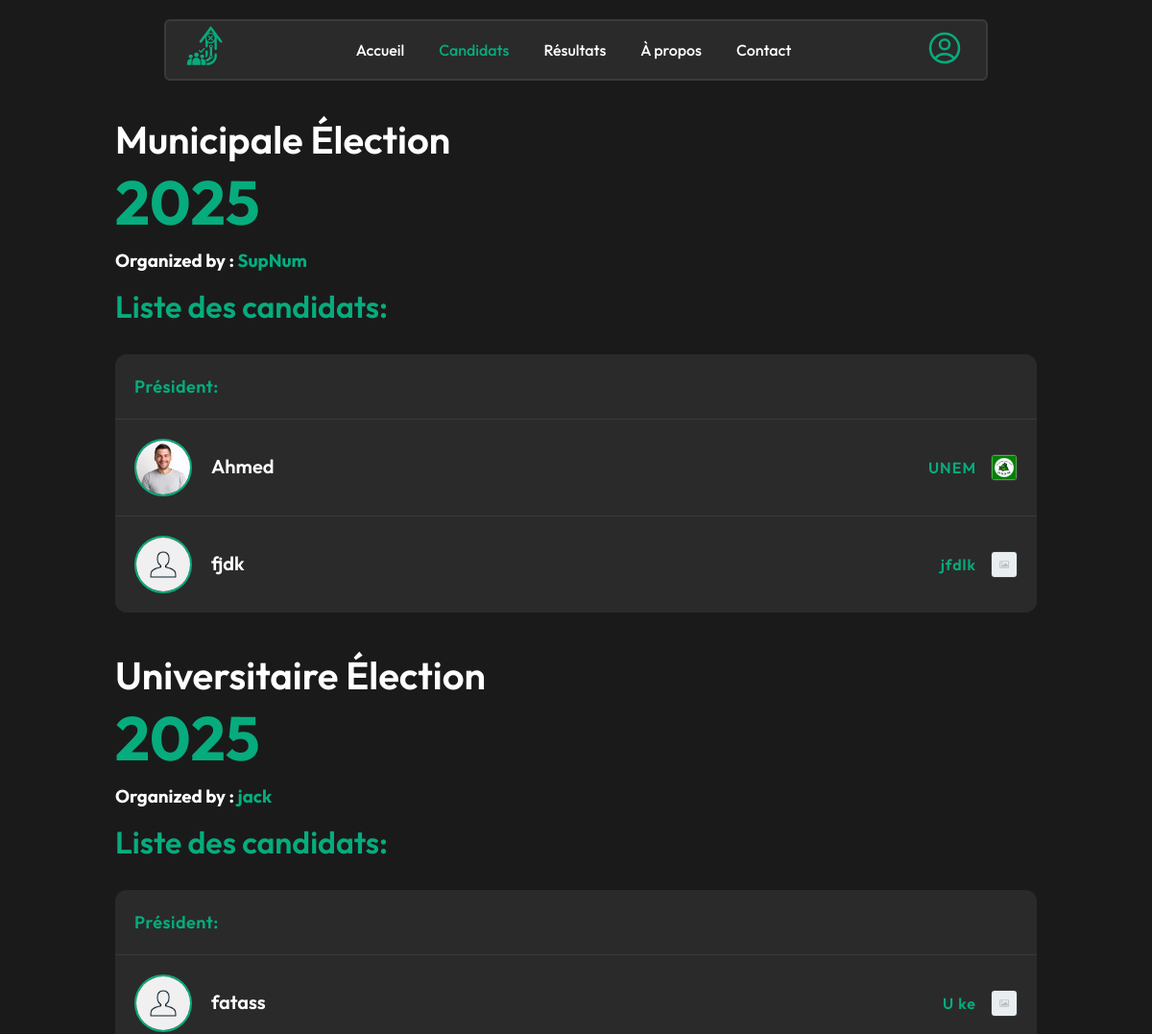
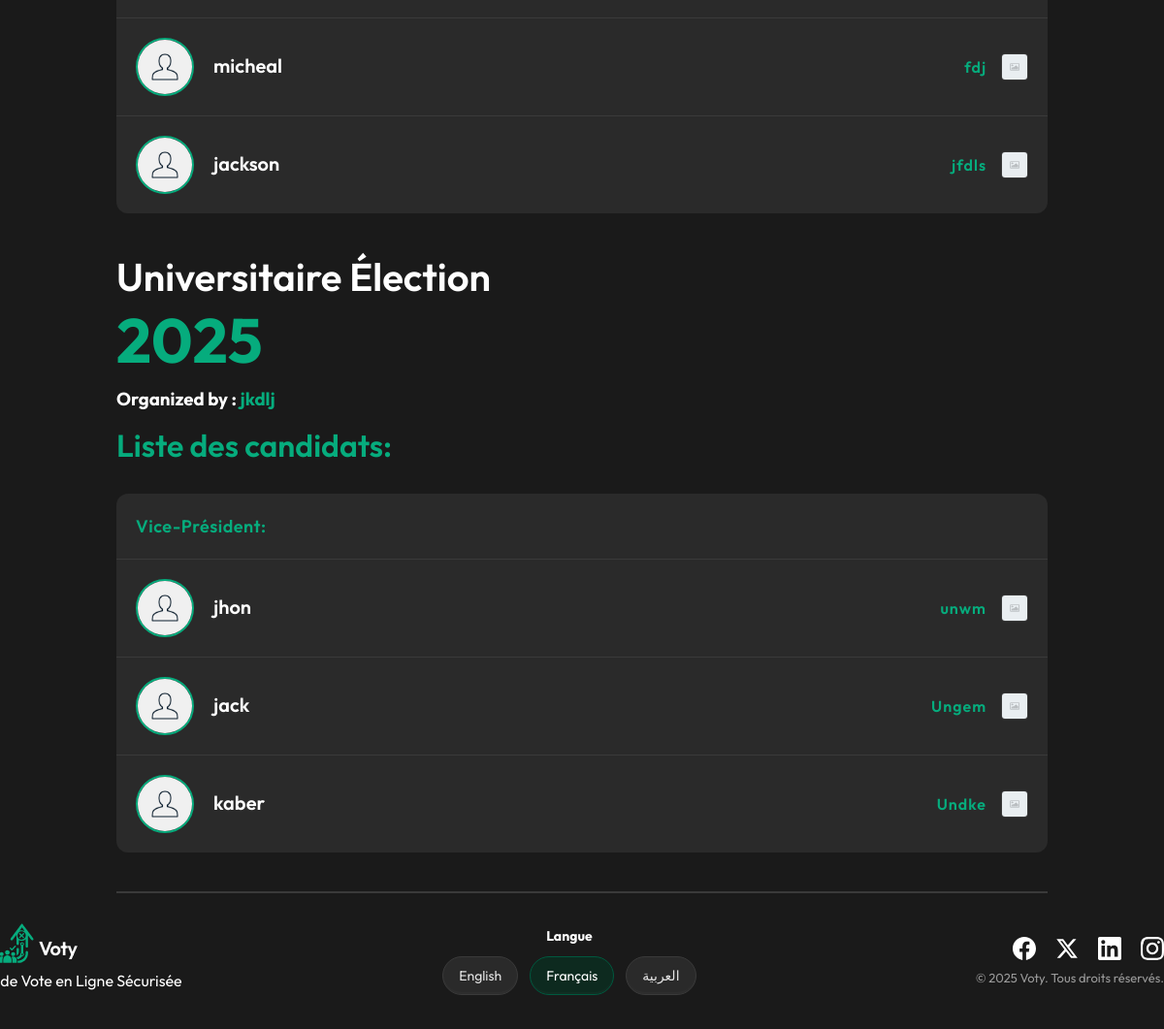
The app's page /candidates.php (signed in) with its own data (2 pictures, top to bottom).
### tables this page shows
CREATE TABLE `election` (
  `id` int NOT NULL,
  `en_organizer` varchar(255) NOT NULL,
  `fr_organizer` varchar(255) NOT NULL,
  `ar_organizer` varchar(255) NOT NULL,
  `election_type` varchar(100) DEFAULT NULL,
  `year` year NOT NULL,
  `start_date` date DEFAULT NULL,
  `end_date` date DEFAULT NULL,
  `results` enum('publish','nopublish') NOT NULL DEFAULT 'nopublish',
  `status` tinyint(1) NOT NULL DEFAULT '1',
  `created_by` int DEFAULT NULL,
  `created_at` timestamp NULL DEFAULT CURRENT_TIMESTAMP
);

CREATE TABLE `position` (
  `id` int NOT NULL,
  `fr_name` varchar(255) NOT NULL,
  `en_name` varchar(255) NOT NULL,
  `ar_name` varchar(255) NOT NULL,
  `status` tinyint(1) NOT NULL DEFAULT '1',
  `id_election` int DEFAULT NULL,
  `created_by` int DEFAULT NULL,
  `created_at` timestamp NULL DEFAULT CURRENT_TIMESTAMP
);

CREATE TABLE `candidates` (
  `id` int NOT NULL,
  `name` varchar(255) NOT NULL,
  `ar_name` varchar(255) NOT NULL,
  `photo_path` varchar(512) DEFAULT NULL,
  `fr_description` text NOT NULL,
  `en_description` text NOT NULL,
  `ar_description` text NOT NULL,
  `nominated_at` date DEFAULT NULL,
  `Supporting_party` varchar(255) NOT NULL,
  `path_supporting_party_logo` varchar(520) NOT NULL,
  `id_position` int DEFAULT NULL,
  `created_by` int DEFAULT NULL,
  `created_at` timestamp NULL DEFAULT CURRENT_TIMESTAMP
);

### core/lang.php (called while the page is built, shortened)
<?php
$current_lang = $_SESSION['lang'];
$translations = [];
$lang_file = __DIR__ . "/../lang/{$current_lang}.php";
if (file_exists($lang_file)) {
    $translations = include $lang_file;
} else {
    $translations = include __DIR__ . '/../lang/fr.php';
}
function t($key, $fallback = null)
{
    global $translations;
    $key_lower = strtolower($key);
    foreach ($translations as $k => $v) {
        if (strtolower($k) === $key_lower) {
            return $v;
        }
    }
    return $fallback ?? $key;
}
function lang_dir()
{
    global $current_lang;
    return $current_lang === 'ar' ? 'rtl' : 'ltr';
}
function current_lang()
{
    global $current_lang;
    return $current_lang;
}

### candidates.php (the view, shortened to what this page needs)
<?php
require_once 'core/lang.php';
require_once 'core/config.php';
include 'includes/header.php';
?>
<?php
    $stmtEle = $pdo->prepare("
        SELECT DISTINCT e.* FROM election e
        INNER JOIN position p ON e.id = p.id_election
        INNER JOIN candidates c ON p.id = c.id_position
        WHERE e.status = 1
        GROUP BY e.id
        HAVING COUNT(DISTINCT c.id) > 0
        ORDER BY e.id
    ");
    $stmtEle->execute();
    $elections = $stmtEle->fetchAll();
?>
<div class="candidates-container">
    <?php if (count($elections) > 0): ?>
        <?php foreach($elections as $election): ?>
            <div class="header">
                <?php
                    $electionType = $election['election_type'] ?? 'other';
                    $electionTypeLabel = t($electionType, ucfirst($electionType));
                    $electionLabel = t('election', 'Election');
                ?>
                <span class="title"><?= $electionTypeLabel . ' ' . $electionLabel; ?></span>
                <h2 class="year"><?= $election['year']; ?></h2>
                <h3 class="organizer">Organized by :  <span class="green"><?= $election[$current_lang.'_organizer']; ?></span></h3>
                <h1><?php echo t('list_of_candidates', 'List of candidates:'); ?><span>:</span></h1>
            </div>
            <?php
            $stmtPos = $pdo->prepare("SELECT * FROM position WHERE status = 1 AND id_election = ? ORDER BY id");
            $stmtPos->execute([$election['id']]);
            $positions = $stmtPos->fetchAll();
            $stmtCand = $pdo->prepare("SELECT * FROM candidates WHERE id_position IS NOT NULL ORDER BY id_position, id");
            $stmtCand->execute();
            $candidates = $stmtCand->fetchAll();
            $byPos = [];
            foreach ($candidates as $c) {
                $pid = $c['id_position'];
                if (!isset($byPos[$pid])) $byPos[$pid] = [];
                $byPos[$pid][] = $c;
            }
            foreach ($positions as $pos) {
                $pid = $pos['id'];
                $posName = $pos[$current_lang.'_name'];
                ?>
                <div class="candidates-list">
                    <div class="position-header"><?php echo htmlspecialchars($posName); ?><span>:</span></div>
                    <?php foreach ($byPos[$pid] as $cand) {
                        $photo = $cand['photo_path'] ?: 'assets/images/candidates/profile/candidate-placeholder.png';
                        $logo = $cand['path_supporting_party_logo'] ?: 'assets/images/candidates/party/party-placeholder.jpg';
                        $party = $cand['Supporting_party'];
                        $lang = current_lang();
                        if ($lang === 'ar') {
                            $name = $cand['ar_name'] ?: $cand['name'];
                            $bio = $cand['ar_description'] ?: $cand['en_description'];
                        } elseif ($lang === 'fr') {
                            $name = $cand['name'];
                        } else {
                            $name = $cand['name'];
                            $bio = $cand['en_description'];
                        }
                    ?>
                    <div class="candidate-card" onclick="toggleCandidate(this)">
                        <div class="candidate-header">
                            <img src="<?php echo htmlspecialchars($photo); ?>" alt="<?php echo htmlspecialchars($name); ?>" class="candidate-photo">
                            <div class="candidate-info">
                                <div class="candidate-name"><?php echo htmlspecialchars($name); ?></div>
                            </div>
                            <div class="candidate-meta">
                                <div class="organization"><?php echo htmlspecialchars($party); ?></div>
                                <img src="<?php echo htmlspecialchars($logo); ?>" alt="<?php echo htmlspecialchars($party); ?>" class="party-logo" style="width:28px;height:28px;object-fit:contain;border-radius:4px;border:1px solid #3a3a3a;" />
                            </div>
                        </div>
                    </div>
                    <?php } ?>
                </div>
                <?php
            }
            ?>
        <?php endforeach; ?>
    <?php else: ?>
        <span class="any-election"><?php echo t('any_position', 'Sécurité et transparence dans votre vote...') ?></span>
    <?php endif; ?>
</div>
<?php include 'includes/footer.php'; ?>

### includes/header.php (shortened to what this page needs)
<?php
require_once 'core/lang.php'; ?>
<!DOCTYPE html>
<html lang="<?php echo current_lang(); ?>" dir="<?php echo lang_dir(); ?>">
<head>
  <link rel="stylesheet" href="assets/css/global.css" />
  <link rel="stylesheet" href="assets/css/utilities/animations.css" />
  <link rel="stylesheet" href="assets/css/utilities/spinner.css" />
  <link rel="stylesheet" href="assets/css/layout/header.css" />
  <link rel="stylesheet" href="assets/css/pages/index.css" />
  <link rel="stylesheet" href="assets/css/pages/profile.css" />
  <link rel="stylesheet" href="assets/css/pages/candidates.css" />
  <link rel="stylesheet" href="assets/css/pages/results.css" />
  <link rel="stylesheet" href="assets/css/pages/about.css" />
  <link rel="stylesheet" href="assets/css/pages/contact.css" />
  <link rel="stylesheet" href="assets/css/layout/footer.css" />
</head>
<body class="page-fade-in">
  <header class="app-header" role="banner">
    <div class="brand">
      <a href="./"><img src="assets/images/voty.svg" alt="Voty" class="brand-icon" /></a>
    </div>
    <nav class="primary-nav" aria-label="Primary">
      <ul class="nav-list">
        <li><a href="./" class="<?php echo (basename($_SERVER['PHP_SELF']) == 'index.php') ? 'active' : ''; ?>"><?php echo t('home', 'Accueil'); ?></a></li>
        <li><a href="candidates.php" class="<?php echo (basename($_SERVER['PHP_SELF']) == 'candidates.php') ? 'active' : ''; ?>"><?php echo t('candidates', 'Candidats'); ?></a></li>
        <li><a href="results.php" class="<?php echo (basename($_SERVER['PHP_SELF']) == 'results.php') ? 'active' : ''; ?>"><?php echo t('results', 'Résultats'); ?></a></li>
        <li><a href="about.php" class="<?php echo (basename($_SERVER['PHP_SELF']) == 'about.php') ? 'active' : ''; ?>"><?php echo t('about', 'À propos'); ?></a></li>
        <li><a href="contact.php" class="<?php echo (basename($_SERVER['PHP_SELF']) == 'contact.php') ? 'active' : ''; ?>"><?php echo t('contact', 'Contact'); ?></a></li>
      </ul>
    </nav>
    <div class="header-right">
      <div class="profile-dropdown-container link-dropdown-container">
        <button class="avatar profile-trigger link-dropdown-trigger" aria-label="<?php echo t('profile', 'Profil'); ?>" aria-expanded="false"></button>
      </div>
    </div>
  </header>

### includes/footer.php (shortened to what this page needs)
    <div class="sidebar-separator"></div>
<footer>
    <div class="footer-content">
        <div class="footer-left">
            <div class="logo-container">
                <div class="logo-svg">
                    <a href="./"><img src="assets/images/voty.svg" class="brand-icon" alt="Voty" /></a>
                </div>
                <span class="brand-name">Voty</span>
            </div>
            <p class="brand-description"><?php echo t('brand_description', 'Secure Online Voting Platform'); ?></p>
        </div>
        <div class="footer-center">
            <div class="language-selector" aria-label="Language selector">
                <div class="lang-title"><?php echo t('language', 'Langue'); ?></div>
                <div class="lang-options" role="group" aria-label="Languages">
                    <?php $cl = current_lang(); ?>
                    <a href="?lang=en" class="lang-btn <?php echo $cl === 'en' ? 'active' : ''; ?>" aria-pressed="<?php echo $cl === 'en' ? 'true' : 'false'; ?>"><?php echo t('english', 'English'); ?></a>
                    <a href="?lang=fr" class="lang-btn <?php echo $cl === 'fr' ? 'active' : ''; ?>" aria-pressed="<?php echo $cl === 'fr' ? 'true' : 'false'; ?>"><?php echo t('french', 'Français'); ?></a>
                    <a href="?lang=ar" class="lang-btn <?php echo $cl === 'ar' ? 'active' : ''; ?>" aria-pressed="<?php echo $cl === 'ar' ? 'true' : 'false'; ?>"><?php echo t('arabic', 'العربية'); ?></a>
                </div>
            </div>
        </div>
        <div class="footer-right">
            <div class="social-links">
                <a href="#" class="social-link" aria-label="Facebook">
                </a>
                <a href="#" class="social-link" aria-label="X (Twitter)">
                    <svg viewBox="0 0 24 24" xmlns="http://www.w3.org/2000/svg">
                        <path d="M18.244 2.25h3.308l-7.227 8.26 8.502 11.24H16.17l-5.214-6.817L4.99 21.75H1.68l7.73-8.835L1.254 2.25H8.08l4.713 6.231zm-1.161 17.52h1.833L7.084 4.126H5.117z"/>
                    </svg>
                </a>
                <a href="#" class="social-link" aria-label="LinkedIn">
                </a>
                <a href="#" class="social-link" aria-label="Instagram">
                </a>
            </div>
            <div class="footer-copy"><?php echo t('footer_copy', '&copy; 2025 Voty. All rights reserved.') ?></div>
        </div>
    </div>
</footer>
</body>
</html>

### assets/css/global.css (style rules this page uses)
* { margin: 0; padding: 0; box-sizing: border-box; outline: none; -webkit-tap-highlight-color: transparent; }
body { font-family: "Outfit", -apple-system, BlinkMacSystemFont, "Segoe UI", Roboto, "Helvetica Neue", Arial, sans-serif; background-color: #1a1a1a; color: #ffffff; }
input, textarea, select, button { font-family: inherit; }
::placeholder { font-family: inherit; }

### assets/css/utilities/animations.css (style rules this page uses)
body::after { content: ''; position: fixed; top: 0; left: 0; width: 100%; height: 100%; background: #010101; z-index: 999999; pointer-events: none; }
body.page-fade-in::after { animation: fadeOut 0.8s ease-in forwards; }

### assets/css/layout/header.css (style rules this page uses)
.app-header { display: flex; align-items: center; justify-content: space-between; gap: 24px; width: 71.5%; height: 4rem; margin: 0 auto; margin-top: 20px; padding: 12px 20px; background-color: #2a2a2a; border: 2px solid #3a3a3a; border-radius: 6px; box-shadow: 0 1px 0 rgba(0, 0, 0, 0.02); position: fixed; top: 0; left: 50%; transform: translateX(-50%); z-index: 1000; transition: transform 0.3s ease, width 0.8s ease; }
.brand { display: flex; align-items: center; gap: 12px; }
.brand-icon { width: 40px; height: auto; border-radius: 10px; object-fit: contain; }
.primary-nav .nav-list { display: flex; gap: 36px; list-style: none; margin: 0; padding: 0; }
.primary-nav .nav-list a { text-decoration: none; color: #ffffff; font-size: 16px; font-weight: 500; transition: color 0.2s ease; }
.nav-list a.active { color: #06ac7d; }
.header-right { display: flex; align-items: center; gap: 16px; }
.avatar { width: 45px; height: 45px; border-radius: 50%; border: none; background-color: transparent; background-repeat: no-repeat; background-position: center; background-size: 40px 40px; cursor: pointer; transition: transform 0.2s ease; }
.profile-dropdown-container { position: relative; }
@media (min-width: 769px) { body { padding-top: 5rem; } }

### assets/css/pages/candidates.css (style rules this page uses)
.candidates-container { max-width: 960px; min-height: 80vh; margin: 5vh auto; }
.header { margin-bottom: 30px; }
.header .title { color: #ffffff; font-size: 40px; font-weight: 600; margin-top: 20px; }
.header h1 { color: #06ac7d; font-size: 32px; font-weight: 600; margin-bottom: 8px; margin-top: 0; }
.candidates-list { display: flex; flex-direction: column; gap: 0; margin-bottom: 40px; }
.position-header { background: #2a2a2a; padding: 22px 20px; border-radius: 12px 12px 0 0; border-bottom: 1px solid #3a3a3a; font-size: 18px; font-weight: 600; color: #06ac7d; text-align: left; letter-spacing: 0.5px; }
.candidate-card { background: #2a2a2a; border-radius: 0; padding: 20px; cursor: pointer; transition: all 0.3s ease; border-bottom: 1px solid #3a3a3a; }
.candidate-card:last-child { border-bottom-left-radius: 12px; border-bottom-right-radius: 12px; border-bottom: none; }
.candidate-header { display: flex; align-items: center; gap: 20px; }
.candidate-photo { width: 60px; height: 60px; border-radius: 50%; object-fit: cover; border: 2px solid #06ac7d; flex-shrink: 0; }
.candidate-info { flex: 1; }
.candidate-name { font-size: 20px; font-weight: 600; margin-bottom: 4px; }
.candidate-meta { display: flex; align-items: center; gap: 15px; margin-left: auto; }
.organization { color: #06ac7d; font-size: 16px; font-weight: 600; letter-spacing: 1px; }

### assets/css/pages/results.css (style rules this page uses)
:root { --dark-bg: #2a2a2a; --darker-bg: #1a1a1a; --text-color: #ffffff; --light-green: #06ac7d; --hover-color: #3a3a3a; }
h1 { font-size: 2.5em; font-weight: 300; margin-bottom: 5px; }
.year { font-size: 4em; color: var(--light-green); font-weight: bold; margin-top: 0; margin-bottom: 1vh; }
.organizer { margin-bottom: 2vh; }
.green { color: var(--light-green); }
.candidate-info { display: flex; align-items: center; width: 40%; }

### assets/css/pages/about.css (style rules this page uses)
h1 { font-size: 34px; margin: 8px 0 6px; font-weight: 700; margin-top: 7%; }

### records on screen
election: election_type "Municipale", electionLabel "Élection", year "2025", fr_organizer "SupNum"
position: fr_name "Président"
candidates: name (picture), name "Ahmed", Supporting_party "UNEM", shows a picture
candidates: photo_path (placeholder picture), name "fjdk", Supporting_party "jfdlk", path_supporting_party_logo (placeholder picture)
election: election_type "Universitaire", electionLabel "Élection", year "2025", fr_organizer "jack"
position: fr_name "Président"
candidates: photo_path (placeholder picture), name "fatass", Supporting_party "U ke", path_supporting_party_logo (placeholder picture)
candidates: photo_path (placeholder picture), name "micheal", Supporting_party "fdj", path_supporting_party_logo (placeholder picture)
candidates: photo_path (placeholder picture), name "jackson", Supporting_party "jfdls", path_supporting_party_logo (placeholder picture)
election: election_type "Universitaire", electionLabel "Élection", year "2025", fr_organizer "jkdlj"
position: fr_name "Vice-Président"
candidates: photo_path (placeholder picture), name "jhon", Supporting_party "unwm", path_supporting_party_logo (placeholder picture)
candidates: photo_path (placeholder picture), name "jack", Supporting_party "Ungem", path_supporting_party_logo (placeholder picture)
candidates: photo_path (placeholder picture), name "kaber", Supporting_party "Undke", path_supporting_party_logo (placeholder picture)

### other values on screen
t('home', 'Accueil') "Accueil"
t('candidates', 'Candidats') "Candidats"
t('results', 'Résultats') "Résultats"
t('about', 'À propos') "À propos"
t('contact', 'Contact') "Contact"
t('language', 'Langue') "Langue"
t('english', 'English') "English"
t('french', 'Français') "Français"
t('arabic', 'العربية') "العربية"
t('footer_copy', '&copy; 2025 Voty. All rights reserved.') "© 2025 Voty. Tous droits réservés."
